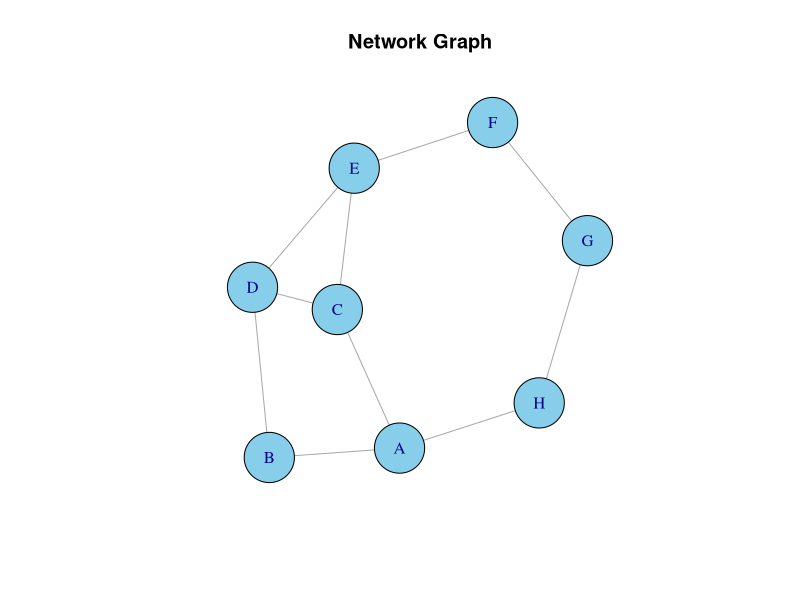
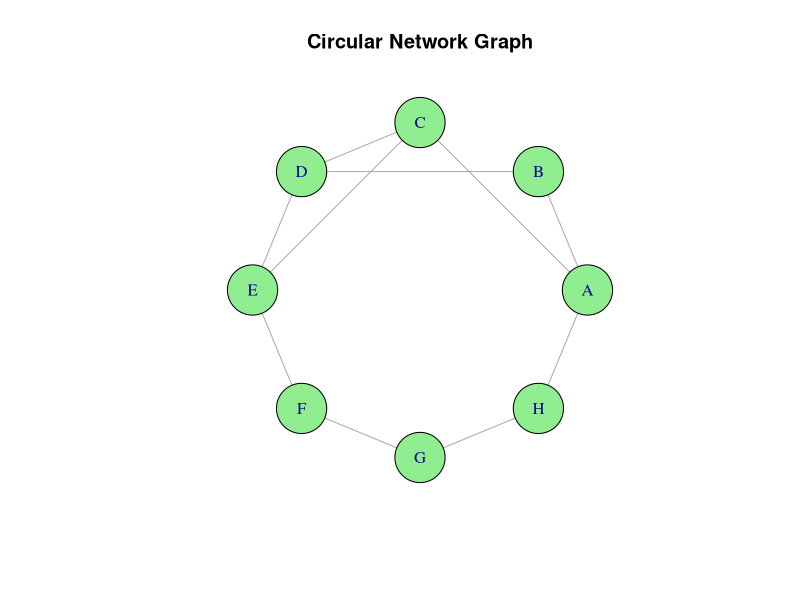

The R source for these figures, in order:
library(igraph)

from <- c("A","A","B","C","C","D","E","F","G","H")
to   <- c("B","C","D","D","E","E","F","G","H","A")

g <- graph_from_data_frame(data.frame(from,to), directed = FALSE)

plot(g,
     vertex.color = "skyblue",
     vertex.size = 30,
     vertex.label.cex = 1,
     main = "Network Graph")

deg <- degree(g)

highest <- V(g)[which.max(deg)]

plot(g,
     layout = layout_in_circle(g),
     vertex.color = "lightgreen",
     vertex.size = 30,
     vertex.label.cex = 1,
     main = "Circular Network Graph")

cat("\n")
cat("Q1. Network graph created using the igraph package.\n")
cat("Q2. Node labels are displayed and node colours are customized.\n")

cat("\nQ3. Degree of each node:\n")
print(deg)

cat("\nQ4. Node with the highest number of connections:\n")
print(highest)

cat("\nQ5. Circular layout of the network graph has been displayed.\n")
